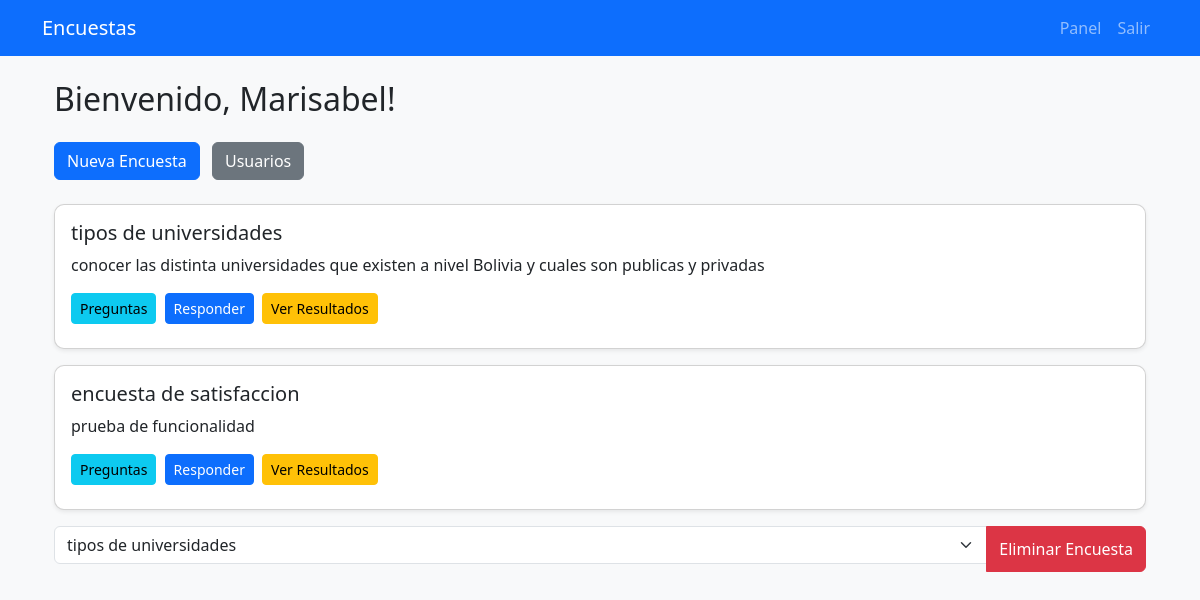
/ (signed in), run on an earlier commit of the app's database.
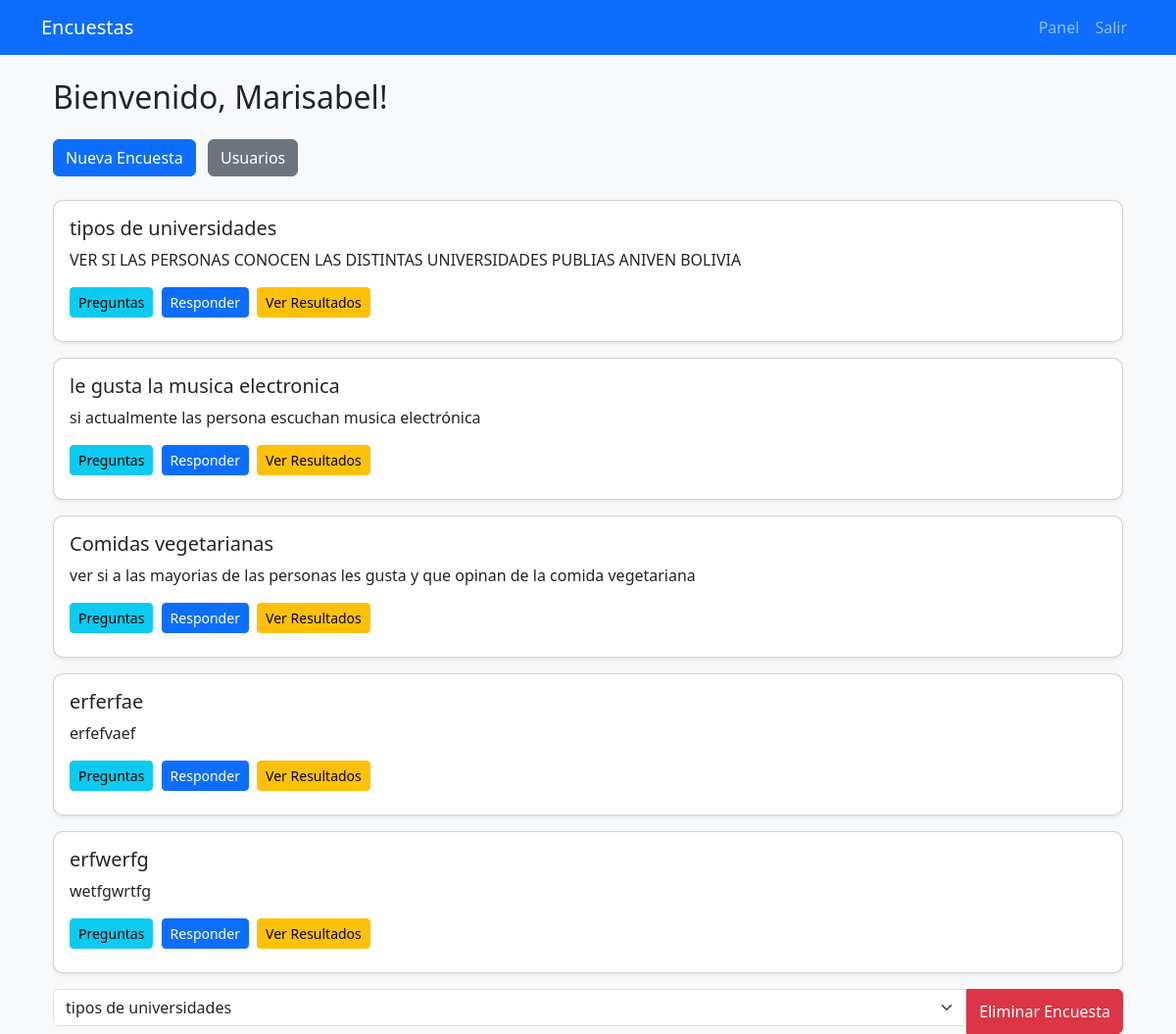
And on a later commit of the database.
### tables this page shows
CREATE TABLE usuarios (
    id INTEGER PRIMARY KEY AUTOINCREMENT,
    nombre TEXT,
    correo TEXT UNIQUE,
    password_hash TEXT,
    rol TEXT
);

CREATE TABLE encuestas (
    id INTEGER PRIMARY KEY AUTOINCREMENT,
    titulo TEXT,
    descripcion TEXT,
    fecha_creacion TEXT
);

### app.py (the view)
@app.route("/")
@login_required
def panel():
    conn = get_connection()
    cur = conn.cursor()
    cur.execute("SELECT * FROM encuestas")
    encuestas = cur.fetchall()
    conn.close()
    return render_template("index.html", encuestas=encuestas, usuario=current_user)

### app.py (called while the page is built)
@login_manager.user_loader
def load_user(user_id):
    conn = get_connection()
    cur = conn.cursor()
    cur.execute("SELECT * FROM usuarios WHERE id = ?", (user_id,))
    user = cur.fetchone()
    conn.close()
    if user:
        return User(user[0], user[1], user[2], user[4])
    return None

### conexion.py (called while the page is built)
def get_connection():
    conn = sqlite3.connect(DB_PATH)
    conn.row_factory = None
    return conn

### templates/index.html
{% extends "base.html" %}
{% block content %}
<div class="container mt-4">
    <h2 class="mb-4">Bienvenido, {{ usuario.nombre }}!</h2>
    <div class="mb-4">
        {% if usuario.rol == 'administrador' %}
        <a href="{{ url_for('nueva_encuesta') }}" class="btn btn-primary me-2">Nueva Encuesta</a>
        <a href="{{ url_for('register') }}" class="btn btn-secondary">Usuarios</a>
        {% endif %}
    </div>
    {% for e in encuestas %}
    <div class="card mb-3 shadow-sm">
        <div class="card-body">
            <h5 class="card-title">{{ e[1] }}</h5>
            <p class="card-text">{{ e[2] }}</p>
            <div class="mb-2">
                <a href="{{ url_for('preguntas', id_encuesta=e[0]) }}" class="btn btn-info btn-sm me-1">Preguntas</a>
                <a href="{{ url_for('responder', id_encuesta=e[0]) }}" class="btn btn-primary btn-sm me-1">Responder</a>
                <a href="{{ url_for('resultados', id_encuesta=e[0]) }}" class="btn btn-warning btn-sm me-1">Ver Resultados</a>
            </div>
        </div>
    </div>
    {% else %}
    <p class="text-center">No hay encuestas disponibles.</p>
    {% endfor %}
    {% if usuario.rol == 'administrador' and encuestas|length > 0 %}
    <form action="{{ url_for('eliminar_encuesta') }}" method="POST" class="mt-3">
        <div class="input-group">
            <select name="id_encuesta" class="form-select mb-2">
                {% for e in encuestas %}
                <option value="{{ e[0] }}">{{ e[1] }}</option>
                {% endfor %}
            </select>
            <button type="submit" class="btn btn-danger"
                    onclick="return confirm('¿Seguro quieres eliminar esta encuesta?');">
                Eliminar Encuesta
            </button>
        </div>
    </form>
    {% endif %}
</div>
{% endblock %}

### templates/base.html (shortened to what this page needs)
<!doctype html>
<html lang="es">
<head>
  <link href="https://cdn.jsdelivr.net/npm/bootstrap@5.3.0/dist/css/bootstrap.min.css" rel="stylesheet">
  <link rel="stylesheet" href="{{ url_for('static', filename='css/estilos.css') }}">
</head>
<body class="bg-light">
<nav class="navbar navbar-expand-lg navbar-dark bg-primary mb-3">
  <div class="container">
    <a class="navbar-brand" href="{{ url_for('panel') }}">Encuestas</a>
    <div class="collapse navbar-collapse" id="navbarNav">
      <ul class="navbar-nav ms-auto">
        {% if current_user.is_authenticated %}
        <li class="nav-item">
          <a class="nav-link" href="{{ url_for('panel') }}">Panel</a>
        </li>
        <li class="nav-item">
          <a class="nav-link" href="{{ url_for('logout') }}">Salir</a>
        </li>
        {% else %}
        <li class="nav-item">
          <a class="nav-link" href="{{ url_for('login') }}">Ingresar</a>
        </li>
        {% endif %}
      </ul>
    </div>
  </div>
</nav>
<div class="container">
  {% block content %}
  {% endblock %}
</div>
</body>
</html>

### static/css/estilos.css (style rules this page uses)
body { font-family: system-ui, -apple-system, 'Segoe UI', Roboto, Arial; }
.card { border-radius: 10px; }

What changed in the data, as far as the page shows it:
removed encuestas: titulo "encuesta de satisfaccion", descripcion "prueba de funcionalidad"
changed encuestas "tipos de universidades": descripcion "conocer las distinta universidades que existen a nivel Bolivia y cuales son publicas y privadas" → "VER SI LAS PERSONAS CONOCEN LAS DISTINTAS UNIVERSIDADES PUBLIAS ANIVEN BOLIVIA"
added encuestas: titulo "le gusta la musica electronica", descripcion "si actualmente las persona escuchan musica electrónica"
added encuestas: titulo "Comidas vegetarianas", descripcion "ver si a las mayorias de las personas les gusta y que opinan de la comida vegetariana"
added encuestas: titulo "erferfae", descripcion "erfefvaef"
added encuestas: titulo "erfwerfg", descripcion "wetfgwrtfg"
